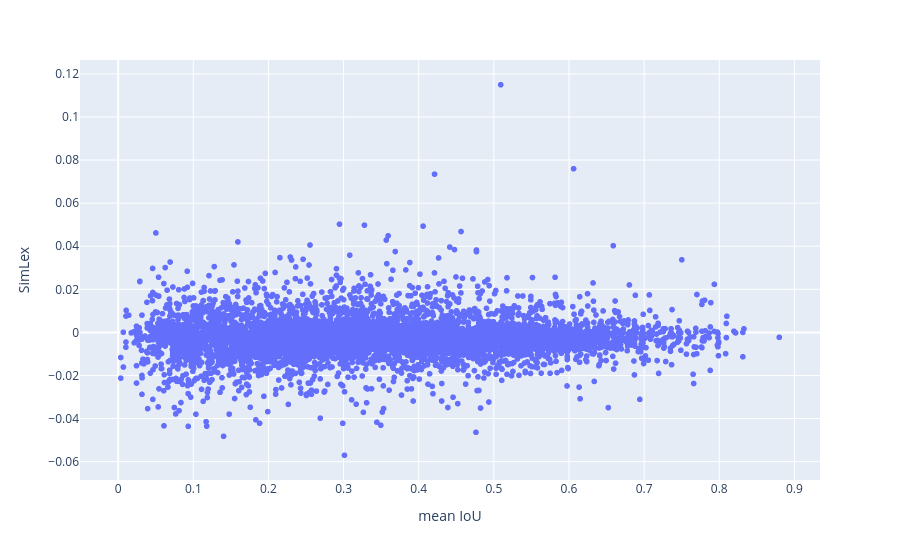

The notebook cell saved with this chart:
### Code cell
import plotly.express as px

common_keys = simlex_slopes.keys() & iou.keys()

simlex_vs_iou = {
    k: (simlex_slopes[k][0], sum(iou[k]) / len(iou[k]))
    for k in common_keys
}

xs, ys = zip(*simlex_vs_iou.values())
keys = list(simlex_vs_iou.keys())

fig = px.scatter(x=ys, y=xs, hover_name=keys,
                 labels={'x': 'mean IoU', 'y': 'SimLex'})
fig.show()

### Figure 1 — Plotly figure (JSON) as saved in the notebook; plotly's stock layout.template omitted (floating-point values rounded to 4 significant figures; data arrays with more than 128 entries replaced by an {"elided": "..."} marker saying what was removed)
{"data": [{"hovertemplate": "<b>%{hovertext}</b><br><br>mean IoU=%{x}<br>SimLex=%{y}<extra></extra>", "hovertext": {"elided": "6165 str values"}, "legendgroup": "", "marker": {"color": "#636efa", "symbol": "circle"}, "mode": "markers", "name": "", "showlegend": false, "type": "scattergl", "x": {"elided": "6165 float values"}, "xaxis": "x", "y": {"elided": "6165 float values"}, "yaxis": "y"}], "layout": {"legend": {"tracegroupgap": 0}, "margin": {"t": 60}, "xaxis": {"anchor": "y", "domain": [0, 1], "title": {"text": "mean IoU"}}, "yaxis": {"anchor": "x", "domain": [0, 1], "title": {"text": "SimLex"}}}}
